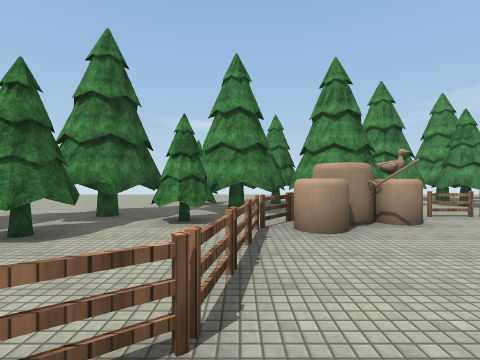
view 1 (above)

21 first-person views from a walk through a scene from a Unity 3-D project. The camera is 1.5 m above the floor, looks level and sees 85° across. The floor is counted in squares, 2 m on a side. Each view is taken from the middle of a square. On the plan, view 1 faces up. The plan holds only what a view shows up to about 9 squares ahead; the rest is blank. The place goes on beyond the plan. Surface patterns are stand-ins for the level's own textures.

view 2
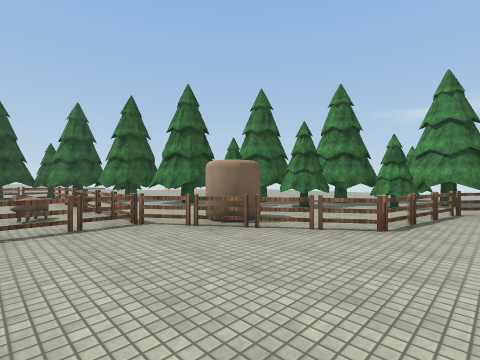

view 3
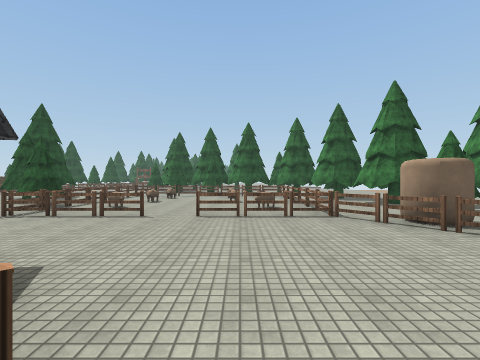

view 4
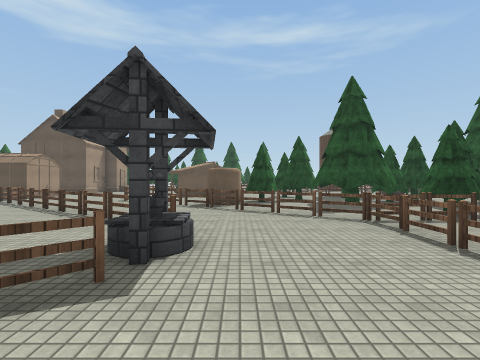

view 5
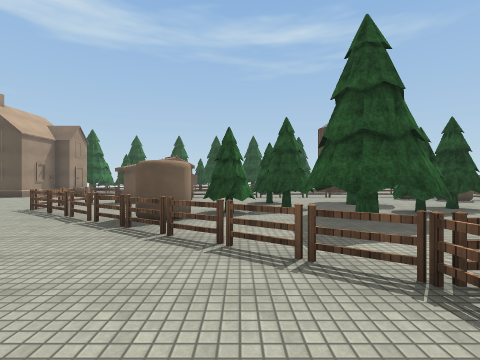

view 6
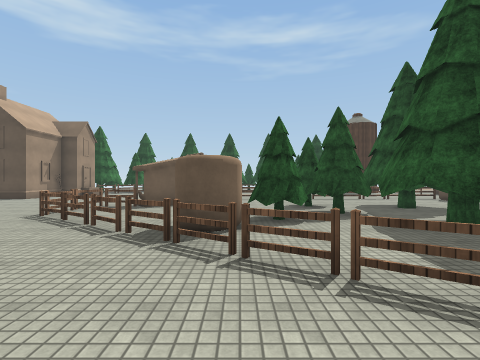

view 7
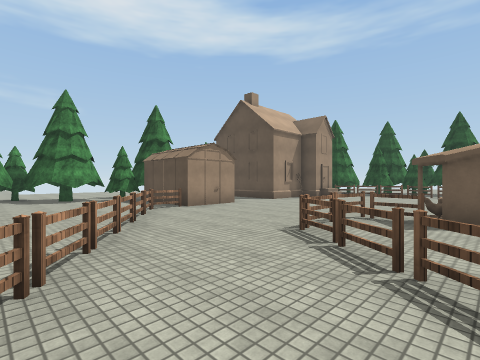

view 8
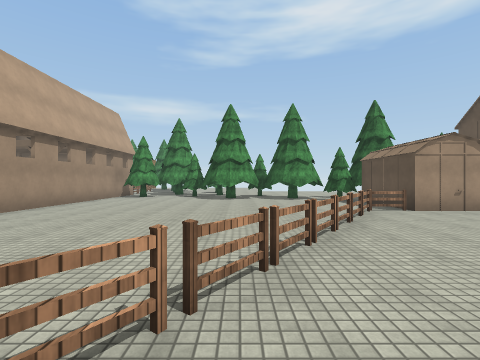

view 9
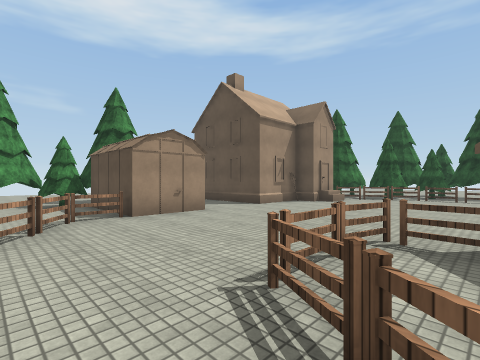

view 10
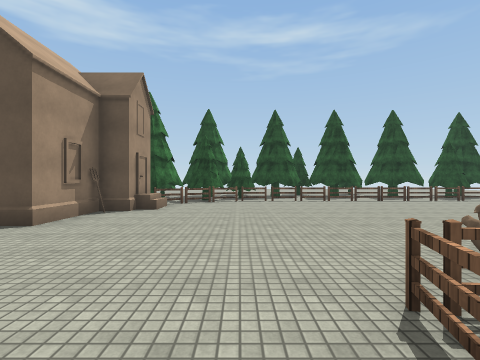

view 11
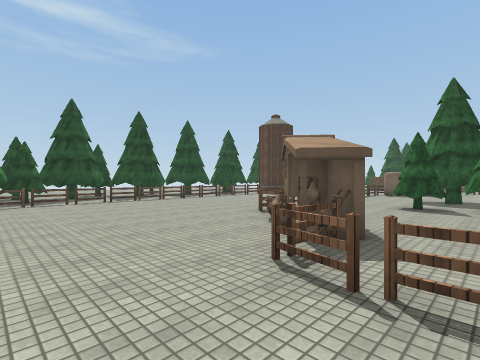

view 12
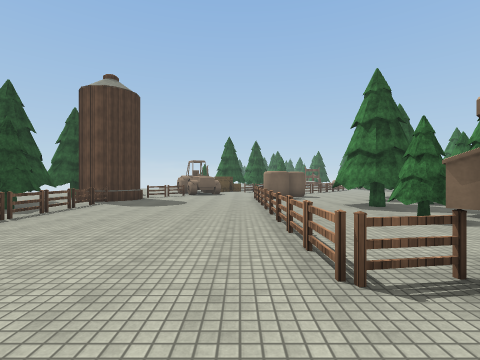

view 13
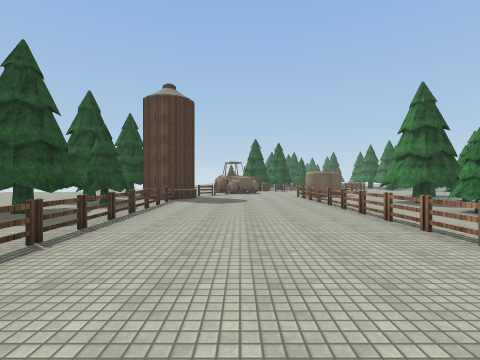

view 14
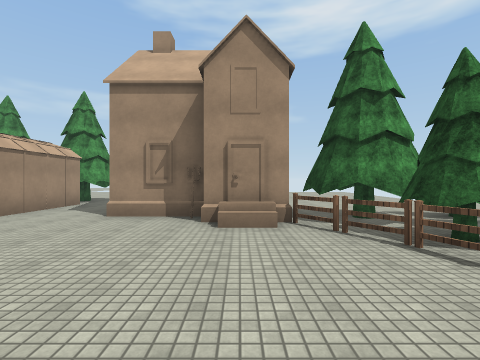

view 15
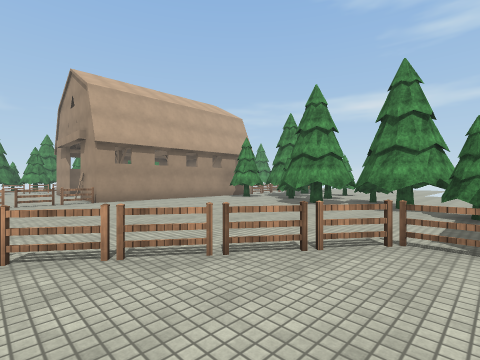

view 16
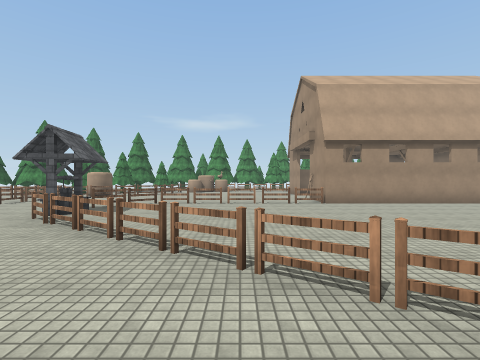

view 17
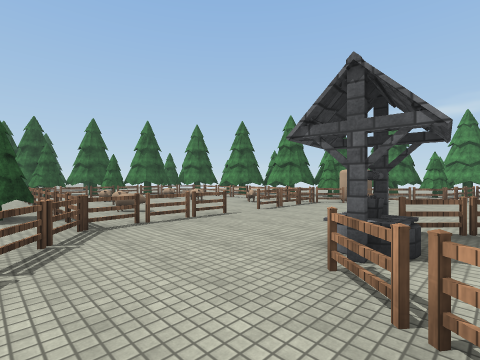

view 18
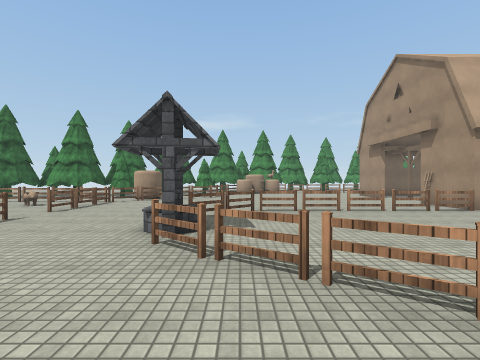

view 19
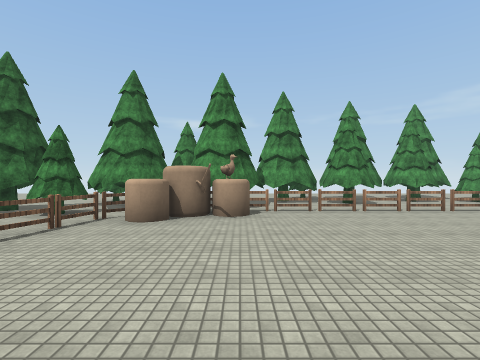

view 20
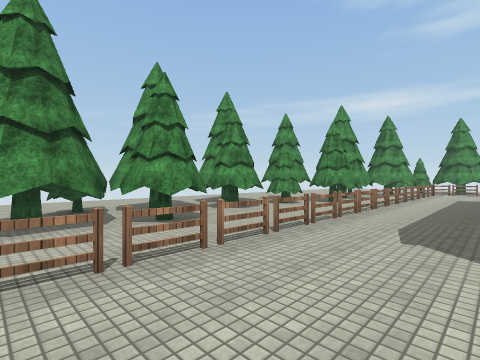

view 21
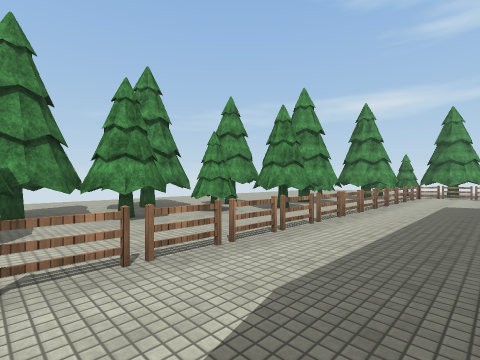

### Floor plan
Key: @ floor where view 1 was taken; # wall or solid block; . floor; O other object.
Columns run from 7 left of view 1 to 18 right of it. Each row starts with its distance up from view 1.
 13             ......
 12            .......
 11            ......OO.
 10            .OO##.##.O
  9  ....   O  O#O#OOOOO#
  8  ....OO.OO ##OOOOOOOOO#
  7  .....O#O  OOOO....OOO#O
  6  ..O####O#O ........O...
  5    O#OOOOOOOOOOOOOOOOOOOOO
  4  O#OOOOOOO................
  3  O#OOO.O.......       ..
  2  #OO...O......
  1 OOO.OOOO.....
  0  ...OO.@....
 -1 OOOOO..........
 -2  .O.O.........O
 -3 O.O.O.........#OOOOO
 -4  ...O...OOOOOOOOOOO
 -5  ...O..O...........
 -6 O.O.O..O..........
 -7  .O.O..O.......... O
 -8 OOOOO...OO........O#
 -9  OO..O....O.......O#O
-10 OOOO..OO...OO.....OOOO
-11 OO##O.OOO...OO....##O..
-12 OOOOOOOO.OO...O..OO#...
-13 OOOOOO....O...O##OO.
-14 O##OOO..OOO...O##
-15  O# OO.OOO.....####O
-16  ......OO.........
-17 OOOOOOOO.........
-18 ..............O#
-19 ..............O#
-20 ..............##
-21 .............O##
-22 ...OOOOOOOO.OO##...
-23 OOOO       OOO#O...

Where each view was taken, in squares from view 1:
view 1: 0 up, 0 right, facing up
view 2: 3 down, 1 right, facing up-left
view 3: 3 down, 2 right, facing left
view 4: 3 down, 1 left, facing down
view 5: 6 down, 2 left, facing down
view 6: 7 down, 1 left, facing down
view 7: 9 down, 1 right, facing down-right
view 8: 9 down, 1 right, facing right
view 9: 11 down, 2 right, facing down-right
view 10: 13 down, 4 right, facing down
view 11: 13 down, 5 right, facing down-left
view 12: 18 down, 2 right, facing left
view 13: 20 down, 3 right, facing left
view 14: 20 down, 2 right, facing right
view 15: 13 down, 4 right, facing up-right
view 16: 12 down, 4 right, facing up
view 17: 9 down, 1 right, facing up-left
view 18: 10 down, 1 right, facing up
view 19: 1 down, 3 right, facing up
view 20: 3 up, 4 right, facing up-right
view 21: 3 up, 7 right, facing up-right
